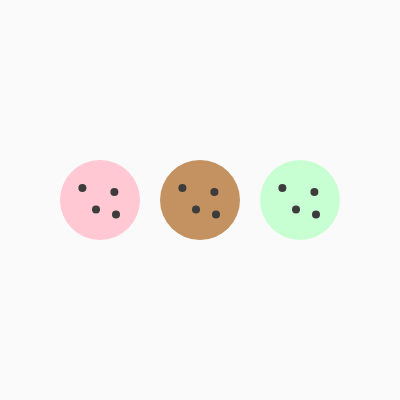
Frame 1 (no input)
Frame 60 (no input): identical to frame 1, image omitted
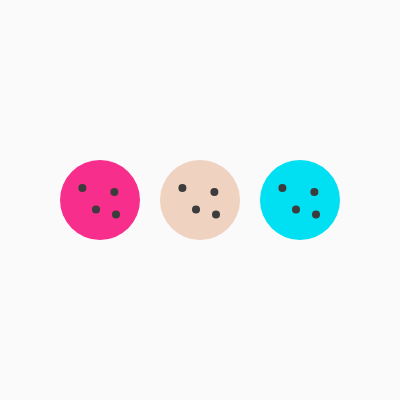
Frame 120 (the mouse pressed at the canvas centre since frame 60)

The p5.js sketch that drew these frames (run headless with seeded random() and noise() and a simulated clock; from frame 60 on, the mouse is pressed at the canvas centre):

// p5.js sketch
// ── sketch.js
let cookie;

function setup() {
  createCanvas(400, 400);
  noStroke();
  // make one cookie object
  cookie = new Cookie("choc-chip", 80, width/2, height/2);
  cookie2 = new Cookie("mintchoc-chip", 80, 300,200);
  cookie3 = new Cookie("redcook", 80, 100,200);

}

function draw() {
  background(250);
  cookie.show(); 
  cookie2.show();// call the method on our object
  cookie3.show();
}

// Class definition **
class Cookie {
  constructor(flavor, size, x, y) {
    this.flavor = flavor;
    this.size = size;
    this.x = x; //x and y postiton
    this.y = y;
    this.color = color(196, 146, 96);
    this.color2 = color(200, 255,210);
    this.color3 = color(255, 200,210);
    
  }

  // Method: draw the cookie using its own data
  show() {
    // if (this.flavor == "choc-chip") {
    //   fill(196, 146, 96);
    // } else {
    //   fill(200, 255,210);
    // }
    if (this.flavor == "choc-chip"){
       fill(this.color);
    }
    else if (this.flavor == "mintchoc-chip"){
      fill(this.color2);
    }
    else {
      fill(this.color3);
    }
    
    // fill(this.color);
    
    ellipse(this.x, this.y, this.size);

    // a few "chips" placed relative to size (the dark chip)
    const s = this.size * 0.1;
    fill(60);
    ellipse(this.x - this.size*0.22, this.y - this.size*0.15, s);
    ellipse(this.x + this.size*0.18, this.y - this.size*0.10, s);
    ellipse(this.x - this.size*0.05, this.y + this.size*0.12, s);
    ellipse(this.x + this.size*0.20, this.y + this.size*0.18, s);
  }

  // Steps 5 & 6: Implement additional methods here
  //move(arrow) or move keyss
  move(key){ 
    if (key === 'right') this.x += 10;
    if (key=== 'left') this.x -= 10;
    if (key === 'up') this.y -= 10;
    if (key === 'down') this.y += 10;
  }
  
  changeColor(){
    this.color = color(random(200, 255),random(200, 250),random(0,255));
    this.color2 = color(random(0),random(200,255),random(200,255));
    this.color3= color(random(200, 255),random(0, 100),random(0,255));
  }
}

// Step 5: add movement (keyboard arrows)
function keyPressed() {
  if (keyCode === 68){ // d key
    cookie.move("right");
    cookie2.move("left");
    cookie3.move("left");
  }
  else if (keyCode === 65){ //a key
    cookie.move("left");
    cookie2.move("right");
    cookie3.move("right");
  }
  else if (keyCode === UP_ARROW){
    cookie.move("up");
    cookie2.move("down");
    cookie3.move("down");
  }
    else if (keyCode === DOWN_ARROW){
    cookie.move("down");
    cookie2.move("up");
    cookie3.move("up");
  }
}
 

// Step 6: add flavor randomizer (mouse click)
function mousePressed() {
  cookie.changeColor();
  cookie2.changeColor();
  cookie3.changeColor();
}
